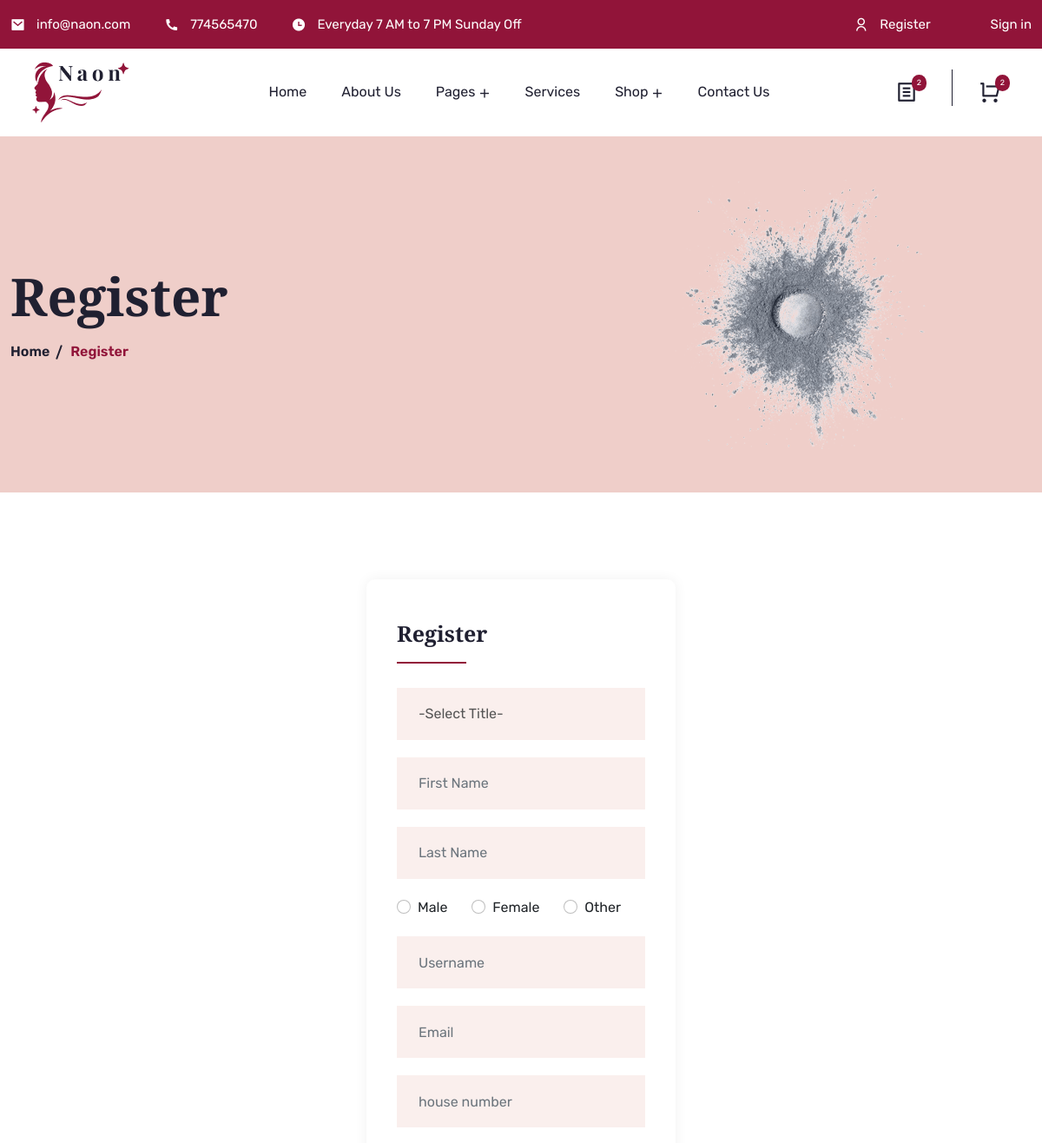
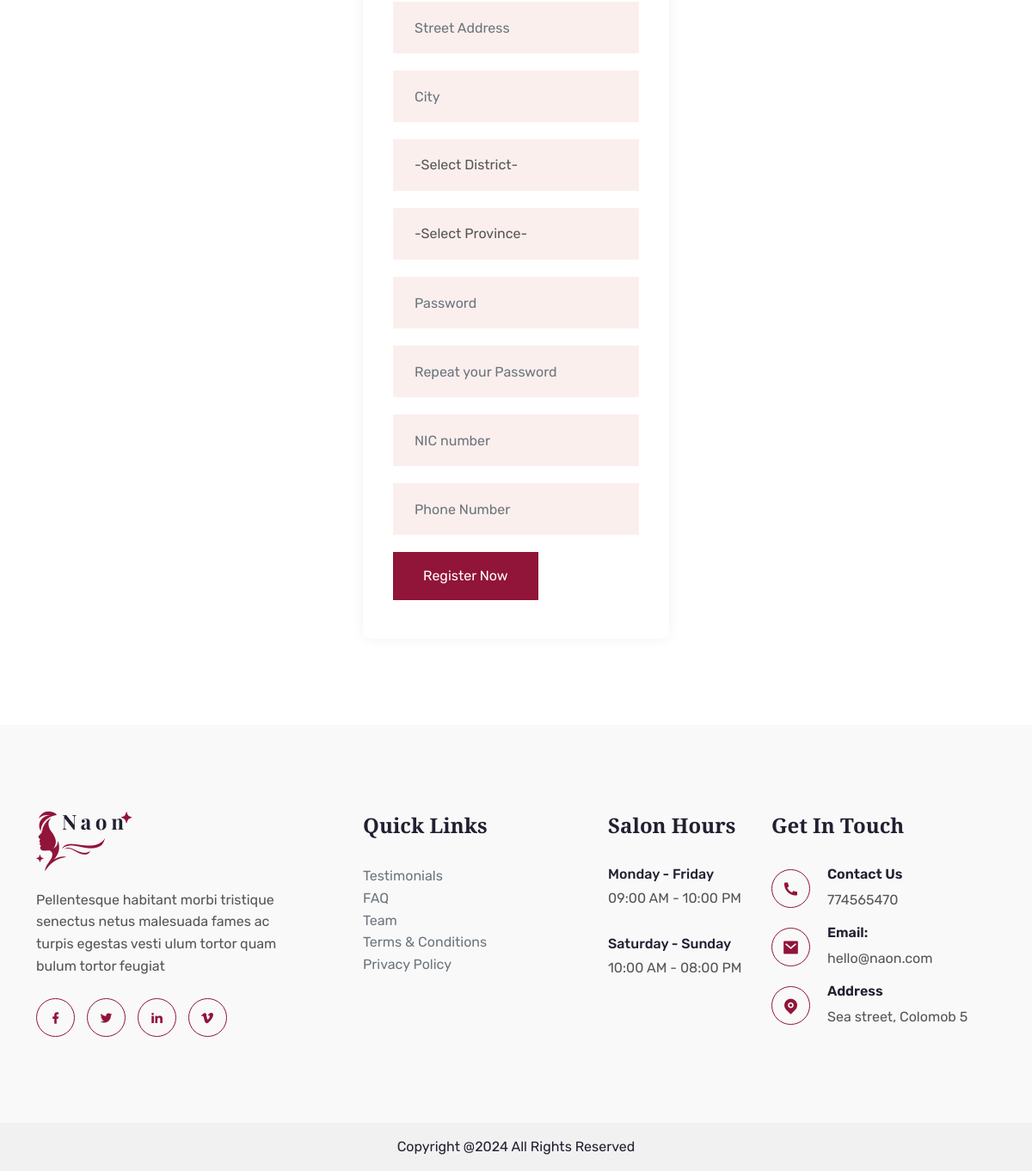
/register.php, run on the app's committed database (2 pictures, top to bottom).
### tables this page shows
CREATE TABLE `tbl_saloon_contact` (
  `ContactId` int(11) NOT NULL,
  `PhoneNumber` int(50) NOT NULL,
  `Email` varchar(255) NOT NULL,
  `AddressLine` varchar(255) NOT NULL,
  `City` varchar(255) NOT NULL
);

### web/loggedOutMenu.php (shortened to what the rows shown need)
<header class="top-header">
    <div class="container-fluid">
        <div class="row align-items-center">
            <div class="col-lg-8 col-md-9">
                <div class="header-left">
                    <ul>
                        <?php
                        $db = dbConnection();
                        $sql = "SELECT* FROM tbl_saloon_contact";
                        $result = $db->query($sql);
                        if ($result->num_rows > 0) {
                            while ($row = $result->fetch_assoc()) {
                                ?>
                                <li>
                                    <i class="ri-mail-fill"></i>
                                    <a href="/cdn-cgi/l/email-protection#89e0e7efe6c9e7e8e6e7a7eae6e4"><span class="__cf_email__" data-cfemail="563f38303916383739387835393b"><?= $row['Email'] ?></span></a>
                                </li>
                                <li>
                                    <i class="ri-phone-fill"></i>
                                    <a href="tel:+123-456-778"><?= $row['PhoneNumber'] ?></a>
                                </li>
                                <li>
                                    <i class="ri-time-fill"></i>
                                    Everyday 7 AM to 7 PM Sunday Off
                                </li>
                                <?php
                            }
                        }
                        ?>
                    </ul>
                </div>
            </div>
        </div>
    </div>
</header>

### web/footer.php (shortened to what the rows shown need)
<footer class="footer-area footer-bg">
    <div class="container pt-100 pb-70">
        <div class="row">
            <div class="col-lg-3 col-sm-6">
                <div class="footer-widget ps-3">
                    <ul class="footer-contact">
                        <?php
                        $db = dbConnection();
                        $sql = "SELECT* FROM tbl_saloon_contact";
                        $result = $db->query($sql);
                        if ($result->num_rows > 0) {
                            while ($row = $result->fetch_assoc()) {
                                ?>
                                <li>
                                    <i class="ri-phone-fill"></i>
                                    <div class="content">
                                        <h4>Contact Us</h4>
                                        <span><a href="tel:+123456778" target="_blank"><?=$row['PhoneNumber']?></a></span>
                                    </div>
                                </li>
                                <li>
                                    <i class="ri-mail-fill"></i>
                                    <div class="content">
                                        <h4>Email:</h4>
                                        <span><a href="/cdn-cgi/l/email-protection#d6beb3babab996b8b7b9b8f8b5b9bb" target="_blank"><span class="__cf_email__" data-cfemail="b9d1dcd5d5d6f9d7d8d6d797dad6d4"><?=$row['Email']?></span></a></span>
                                    </div>
                                </li>
                                <li>
                                    <i class="ri-map-pin-fill"></i>
                                    <div class="content">
                                        <h4>Address</h4>
                                        <span><?=$row['AddressLine']?>,</span>
                                        <span> <?=$row['City']?></span>
                                    </div>
                                </li>
                                <?php
                            }
                        }
                        ?>
                    </ul>
                </div>
            </div>
        </div>
    </div>
</footer>
</body>
</html>

### data on the page
tbl_saloon_contact: PhoneNumber "774565470", AddressLine "Sea street", City "Colomob 5"
